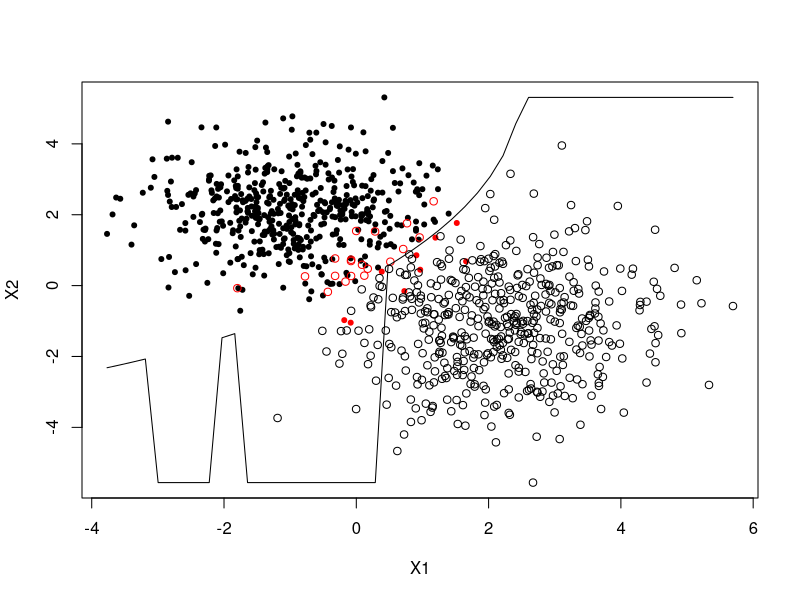

Recreate this plot in R.
library(mvtnorm)

n.pos = 500
n.neg = 500
dimention = 2
mu.pos = c(-1, 2)
mu.neg = c(2, -1)
Sigma.pos = diag(1, 2)
Sigma.neg = matrix(c(1.25, 0, 0, 2), nrow = 2)

x.pos = rmvnorm(n.pos, mu.pos, Sigma.pos)
x.neg = rmvnorm(n.neg, mu.neg, Sigma.neg)
y = c(rep(1, n.pos), rep(-1, n.neg))
d = data.frame(rbind(x.pos, x.neg), y)
#with(d, plot(X1, X2, pch = ifelse(y == 1, 20, 1)))

mu.pos.hat = colMeans(d[y == 1, 1:2])
mu.neg.hat = colMeans(d[y == -1, 1:2])
Sigma.pos.hat = (t(d[y == 1, 1:2]) - mu.pos.hat) %*% t(t(d[y == 1, 1:2]) - mu.pos.hat) / nrow(d[y == 1,])
Sigma.neg.hat = (t(d[y == -1, 1:2]) - mu.neg.hat) %*% t(t(d[y == -1, 1:2]) - mu.neg.hat) / nrow(d[y == -1,])

classify = function(x.new, y){
	p.pos = dmvnorm(x.new, mu.pos.hat, Sigma.pos.hat)
	p.neg = dmvnorm(x.new, mu.neg.hat, Sigma.neg.hat)
	return(ifelse(p.pos > p.neg, 1, -1))
}

loss = sum(abs(d$y - classify(d[,1:2], d$y))) / nrow(d)
print(loss)

with(d, plot(X1, X2, pch = ifelse(y == 1, 20, 1), col = ifelse(y == classify(d[,1:2], d$y), "black", "red")))
x1.min = min(d$X1)
x1.max = max(d$X1)
x2.min = min(d$X2)
x2.max = max(d$X2)

points = sapply(
	seq(x1.min, x1.max, length.out = 50), 
	function(x1){
		x_1 = x1
		fn = function(x_2){
				x.new = c(x_1, x_2)
				p.pos = dmvnorm(x.new, mu.pos.hat, Sigma.pos.hat)
				p.neg = dmvnorm(x.new, mu.neg.hat, Sigma.neg.hat)
				(p.pos - p.neg) ^ 2
			}
		optim.out = optimize(fn, c(x2.min, x2.max))
		c(x1, optim.out$minimum)
	}
)
print(points)
lines(points[1,], points[2,])